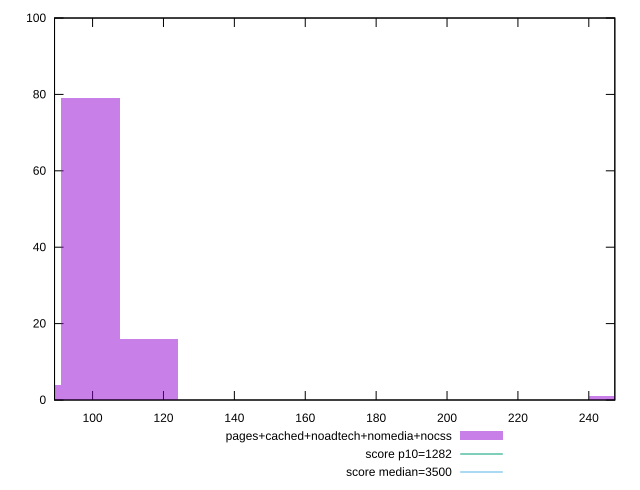

Write gnuplot code to recreate this figure.
reset

$pagesCachedNoadtechNomediaNocss <<EOF
115.90951542025691 16
99.35101321736306 79
82.79251101446923 4
248.37753304340768 1
EOF

set key outside below
set boxwidth 16.558502202893845
set xrange [89.264:247.33999999999997]
set yrange [0:100]
set trange [0:100]
set style fill transparent solid 0.5 noborder

set parametric
set terminal svg size 640, 490 enhanced background rgb 'white'
set output "report_00023_2021-02-20T12:14:57.249Z/bootup-time/comparison/histogram/4_vs_5.svg"

plot $pagesCachedNoadtechNomediaNocss title "pages+cached+noadtech+nomedia+nocss" with boxes, \
     1282,t title "score p10=1282", \
     3500,t title "score median=3500"

reset
